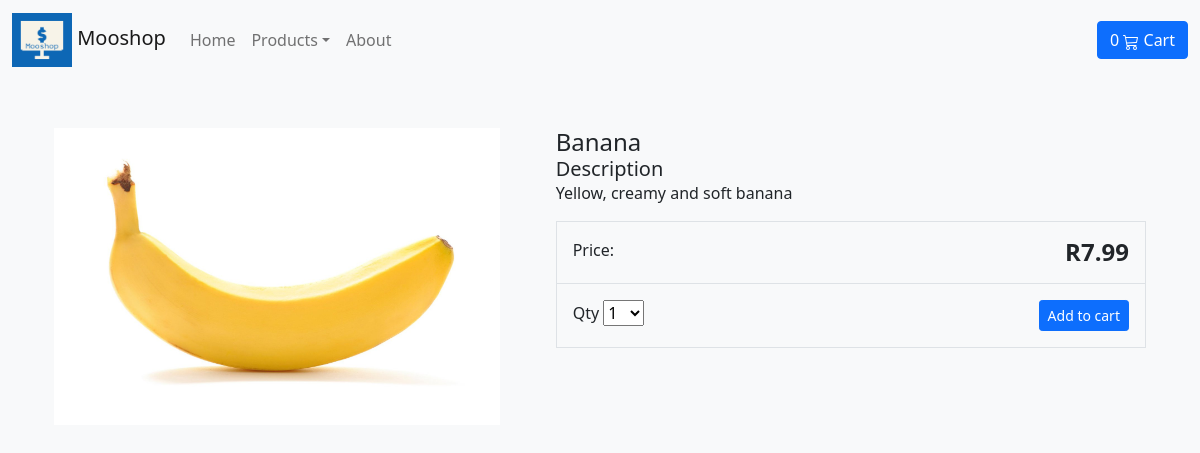
Page /item/banana/ on the committed database.
### store/models.py (models this page shows, shortened)
class Product(models.Model):
    category = models.ForeignKey(Category, related_name='product', on_delete=models.CASCADE)
    name = models.CharField(max_length=255)
    description = models.TextField(blank=True)
    image = models.ImageField(upload_to='images/')
    slug = models.SlugField(max_length=255)
    price = models.DecimalField(max_digits=10, decimal_places=2)
    in_stock = models.BooleanField(default=True)
    is_active = models.BooleanField(default=True)
    objects = models.Manager()
    products = ProductManager()
    class Meta:
        verbose_name_plural = 'Products'

### store/views.py (the view)
# urls.py: path('item/<slug:slug>/', views.product_detail, name='product_detail'),
def product_detail(request, slug):
    product = get_object_or_404(Product, slug=slug, in_stock=True)
    return render(request, 'Productdetail.html', {'product': product})

### cart/cart.py (called while the page is built)
    def __len__(self):
        return sum(item['qty'] for item in self.cart.values())

### cart/context_processor.py (called while the page is built)
def cart(request):
    return {'cart': Cart(request)}

### store/models.py (called while the page is built)
    def get_absolute_url(self):
        return reverse('store:category_list', args=[self.slug])

### store/views.py (called while the page is built)
def categories(request):
    return {
        'categories': Category.objects.all()
    }

### store/templates/Productdetail.html (shortened to what this page needs)
{% extends "Base.html" %}
{% load static %}
{% block content %}
<div class="container">
    <main class="pt-5">
        <div class="row g-3">
            <div class="col-md-5 col-lg-5 order-md-first">
                <img class="img-fluid mx-auto d-block" alt="Responsive image" src="{{ product.image.url }}">
            </div>
            <div class="col-md-7 col-lg-7 ps-md-3 ps-lg-5">
                <h1 class="mb-0 h4">{{ product.name }}</h1>
                <h2 class="mb-0 h5"> Description </h2>
                <p>{{ product.description }}</p>
                <div class="border">
                    <div class="col border-bottom">
                        <div class="row p-3">
                            <div class="col-6">Price:</div>
                            <div class="col-6 text-end"><span class="h4 fw-bold">R{{ product.price }}</span></div>
                        </div>
                    </div>
                    <div class="col">
                        <div class="row p-3">
                            <div class="col-6">
                                <label for="select">Qty</label>
                                <select id="select">
                                    <option value="1">1</option>
                                </select>
                            </div>
                            <div class="col-6 text-end"><button type="button" id="add-cart" value="{{product.id}}" class="btn btn-primary btn-sm">Add to cart</button></div>
                        </div>
                    </div>
                </div>
            </div>
        </div>
    </main>
</div>
{% endblock %}

### rows in the picture
Product: image (picture), name "Banana", description "Yellow, creamy and soft banana", price "7.99"
